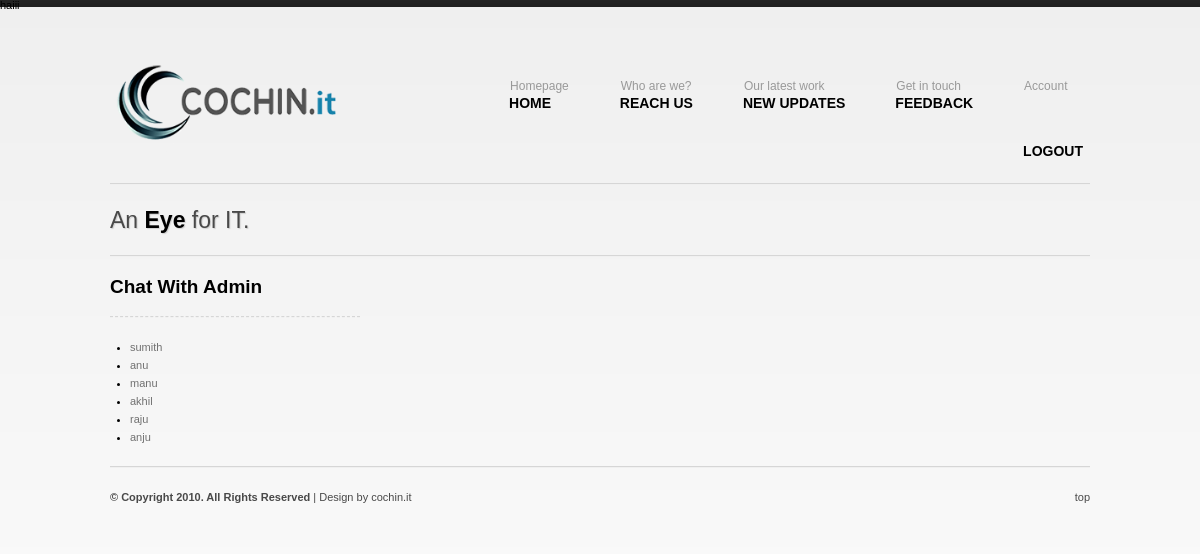
Screenshot of /chat/sampleb.php with the database file from the repository.
### tables this page shows
CREATE TABLE IF NOT EXISTS `secadmdet` (
  `said` int(11) NOT NULL AUTO_INCREMENT,
  `name` varchar(150) NOT NULL,
  `catid` int(11) NOT NULL,
  `email` varchar(150) NOT NULL,
  `phn` varchar(20) NOT NULL,
  `uname` varchar(150) NOT NULL,
  `pass` varchar(150) NOT NULL,
  PRIMARY KEY (`said`)
);

### Admin/admin.php (called while the page is built, shortened)
<?php
class admin
{
function selectEmpUname()
{
	$sql="select * from secadmdet";
	$res=mysql_query($sql);
	return $res;
}
}
?>

### chat/sampleb.php (the view, shortened to what this page needs)
<!DOCTYPE HTML PUBLIC "-//W3C//DTD HTML 4.01//EN" "http://www.w3.org/TR/html4/loose.dtd" >
<html>
<head>
<link rel="stylesheet" href="../css/reset.css" />
<link rel="stylesheet" href="../css/styles.css" />
<link type="text/css" rel="stylesheet" media="all" href="css/chat.css" />
<link type="text/css" rel="stylesheet" media="all" href="css/screen.css" />
</head>
<body>
<div id="wrapper" class="container_12 clearfix">
  <h1 id="logo" class="grid_4">
      <img alt="" class="style1" src="../images/Cochin%20it%20logo3.png" /></h1>
  <ul id="navigation" class="grid_8">
     <li><a ><span class="meta">Account</span><a id="LinkButton1" href="../sessionExp.php">Logout</a></a></li>
    <li><a href="../ContactUs.php"><span class="meta">Get in touch</span><br />Feedback</a></li>
    <li><a href="../NewUpdates.php"><span class="meta">Our latest work</span><br />
        New Updates</a> </li>
    <li><a href="../Aboutsus.php"><span class="meta">Who are we?</span><br />
      Reach Us</a></li>
    <li><a href="../Admin/index.php"><span class="meta">Homepage</span><br />
      Home</a></li>
  </ul>
  <div class="hr grid_12 clearfix">&nbsp;</div>
  <h2 class="grid_12 caption">An <span>Eye</span> for IT.</h2>
  <div class="hr grid_12 clearfix">&nbsp;</div>
  <div id="latnew" class="grid_4">
    <h4>Chat With Admin</h4>
    <div class="hr dotted clearfix">&nbsp;</div>
  <ul>
<?php
include("../Admin/admin.php");
$db=new admin;
$res=$db->selectEmpUname();
while($row=mysql_fetch_array($res))
{
?>
<li>
<a href="javascript:void(0)" onclick="javascript:chatWith('<?php echo $row["uname"] ?>')"><?php echo $row["uname"] ?> </a>
</li>
<?php
}
?>
</ul>
  </div>
  <div class="hr grid_12 clearfix">&nbsp;</div>
  <p class="grid_12 footer clearfix"> <span class="float"><b>&copy; Copyright 2010. All Rights Reserved</b> | Design by <a href="/">cochin.it</a></span> <a class="float right" href="#">top</a> </p>
</div>
</body>
</html>

### css/styles.css (style rules this page uses)
body { background:url(../images/bg.png) repeat-x #FFFFFF; font-size:12px; font-family:'Lucida Grande', 'Lucida Sans Unicode', Tahoma, Arial, san-serif; color:#000000; }
a { color:#717171; text-decoration:none; }
a span { font-size:90%; }
h1 { font-size:25px; }
h2 { font-size:23px; }
h4 { font-size:19px; }
ul { list-style:disc; }
li { margin-left:20px; position:relative; }
p, li, dl { line-height:18px; top: 0px; left: 0px; }
p, dl, hr, h1, h2, h3, h4, h5, h6, ol, ul, pre, table, address, fieldset, img { margin-bottom:20px; text-align: left; }
#wrapper { margin-top:7px; }
.container_12 { margin-left:auto; margin-right:auto; width:1020px; }
.float { display:inline; float:left; position:relative; }
.grid_1, .grid_2, .grid_3, .grid_4, .grid_5, .grid_6, .grid_7, .grid_8, .grid_9, .grid_10, .grid_11, .grid_12 { display:inline; float:left; position:relative; margin-left:20px; margin-right:20px; }
.container_12 .grid_4 { width:250px; }
.container_12 .grid_8 { width:640px; }
.container_12 .grid_12 { width:980px; }
.hr { border:none; border-bottom:1px solid #f0f0f0; border-top:1px solid #d6d6d6; clear:both; height:0; line-height:0; width:100%; font-size:0; padding:0 ;margin-bottom :20px; }
.dotted { border-style:dashed; border-left:0; border-right:0; }
.meta { font-weight:normal;font-family:'Lucida Grande', 'Lucida Sans Unicode', Tahoma, Arial, san-serif; font-size:12px; color:#999999 !important; line-height:16px; text-transform:none; text-shadow:none; padding:1 }
.right { float:right; }
h1#logo { font-size:48px; font-weight:normal; margin-top:30px; color:#000000; top: 0px; left: 0px; height: 102px; }
ul#navigation { text-transform:uppercase; }
ul#navigation li { float:right; display:inline; margin : 0 0 0 50px; top: -1px; left: 43px; height: 80px; width:-2px; }
ul#navigation li a { font-family:arial, sans-serif !important; display:block; padding:48px 0 0 0; text-decoration:none; color:#000000; font-size:14px; font-weight:bold; }
.footer, .footer a { color:#494949; }
h2.caption { color:#494949; text-shadow:1px 1px 1px #cfcfcf; font-size:23px; line-height:30px;font-weight:normal; }
h2.caption span { color:#000000; font-weight:bold; }
.clearfix:after { clear:both; content:' '; display:block; font-size:0; line-height:0; visibility:hidden; width:0; height:0; }

### chat/css/screen.css (style rules this page uses)
html, body { margin:0px; overflow:hidden; }

### chat/sampleb.php (style rules this page uses)
.style1 { width: 253px; height: 91px; }
body { background-color: #eeeeee; padding:0; margin:0 auto; font-family:"Lucida Grande",Verdana,Arial,"Bitstream Vera Sans",sans-serif; font-size:11px; }

### rows the page displays
secadmdet: uname "sumith"
secadmdet: uname "anu"
secadmdet: uname "manu"
secadmdet: uname "akhil"
secadmdet: uname "raju"
secadmdet: uname "anju"
